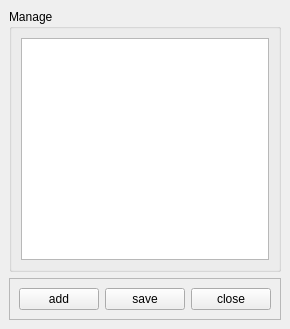
<?xml version="1.0" encoding="UTF-8"?>
<ui version="4.0">
 <class>BibleStudyWindow</class>
 <widget class="QMainWindow" name="BibleStudyWindow">
  <property name="geometry">
   <rect>
    <x>0</x>
    <y>0</y>
    <width>267</width>
    <height>329</height>
   </rect>
  </property>
  <property name="windowTitle">
   <string>MainWindow</string>
  </property>
  <widget class="QWidget" name="centralwidget">
   <layout class="QVBoxLayout" name="verticalLayout">
    <item>
     <widget class="QGroupBox" name="gb_bible">
      <property name="title">
       <string>Manage</string>
      </property>
      <layout class="QVBoxLayout" name="verticalLayout_2">
       <item>
        <widget class="QListWidget" name="lv_bs_list"/>
       </item>
      </layout>
     </widget>
    </item>
    <item>
     <widget class="QFrame" name="frame">
      <property name="frameShape">
       <enum>QFrame::StyledPanel</enum>
      </property>
      <property name="frameShadow">
       <enum>QFrame::Raised</enum>
      </property>
      <layout class="QGridLayout" name="gridLayout">
       <item row="0" column="2">
        <widget class="QPushButton" name="btn_save">
         <property name="text">
          <string>save</string>
         </property>
        </widget>
       </item>
       <item row="0" column="0">
        <spacer name="horizontalSpacer">
         <property name="orientation">
          <enum>Qt::Horizontal</enum>
         </property>
         <property name="sizeHint" stdset="0">
          <size>
           <width>40</width>
           <height>20</height>
          </size>
         </property>
        </spacer>
       </item>
       <item row="0" column="1">
        <widget class="QPushButton" name="btn_add">
         <property name="text">
          <string>add</string>
         </property>
        </widget>
       </item>
       <item row="0" column="3">
        <widget class="QPushButton" name="btn_close">
         <property name="text">
          <string>close</string>
         </property>
        </widget>
       </item>
      </layout>
     </widget>
    </item>
   </layout>
  </widget>
 </widget>
 <resources/>
 <connections/>
</ui>
